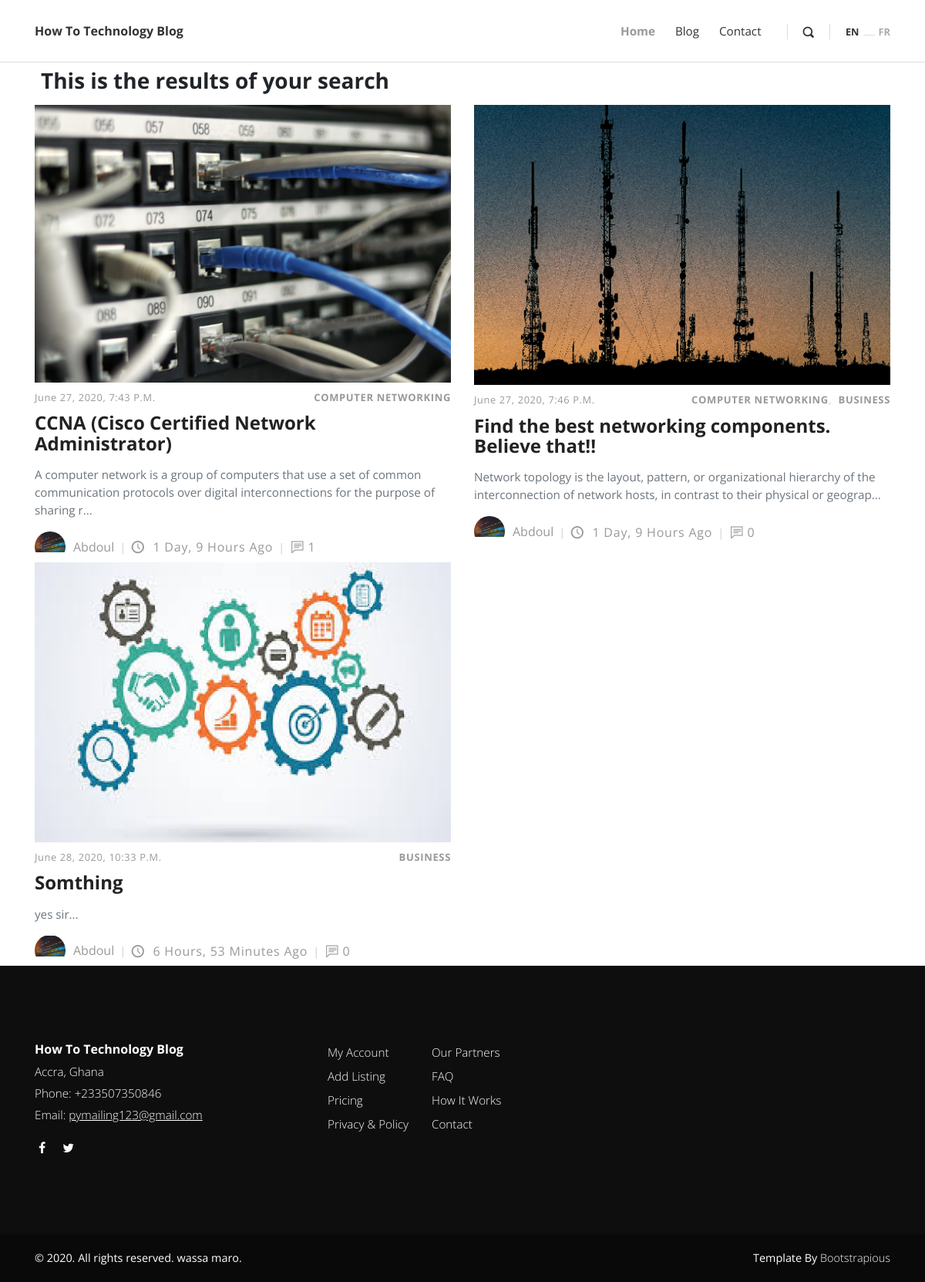
Page /home/search-results/ on the committed database.
### me_blog/models.py (models this page shows, shortened)
class BlogPost(models.Model):
    user = models.ForeignKey(Author, on_delete=models.CASCADE)
    title = models.CharField(max_length=200)
    postdate = models.DateTimeField(auto_now_add=True)
    overview = models.TextField()
    content = RichTextField()
    category = models.ManyToManyField(Category)
    tag = models.ManyToManyField(Tags)
    image = models.ImageField(upload_to='images/')
    featured = models.BooleanField()
    slug = models.CharField(max_length=100)
    previous_post = models.ForeignKey('self', related_name='previous', on_delete=models.SET_NULL, blank=True, null=True)
    next_post = models.ForeignKey('self', related_name='next', on_delete=models.SET_NULL, blank=True, null=True)
    def get_absolute_url(self):
        return reverse('post', kwargs={
            'slug': self.slug
        })
    def overview_short(self):
        return self.overview[:150]
    @property
    def comment_count(self):
        return Comment.objects.filter(post=self).count()

class Category(models.Model):
    title = models.CharField(max_length=50)
    def __str__(self):
        return self.title

class Author(models.Model):
    user = models.OneToOneField(User, on_delete=models.CASCADE)
    profile_picture = models.ImageField()
    def __str__(self):
        return self.user.username

### me_blog/views.py (the view)
# urls.py: path('search-results/', search, name='search'),
def search(request):
    queryset = BlogPost.objects.all()
    query = request.GET.get('q')
    if query:
        queryset = queryset.filter(
            Q(title__icontains=query) |
            Q(overview__icontains=query)
        ).distinct()
    '''
    if request.method == 'POST':
        email=request.POST["email"]
        new_signup = Signup()
        new_signup.email = email
        new_signup.save()
        return redirect('blogPage')
    '''
    context = {
        'queryset':queryset
    }
    return render(request, 'search_result.html', context)

### me_blog/templates/search_result.html
{% extends 'baseBlog.html' %}
{% load static %}
{% block content %}
<div class="container">
    <div class="row" style="margin: 8px;">
        <h3>This is the results of your search</h3>
    </div>
    <div class="row">
        {% for post in queryset %}
        <div class="post col-xl-6">
            <div class="post-thumbnail"><a href="{{ post.get_absolute_url }}"><img src="{{ post.image.url }}" alt="..." class="img-fluid"></a></div>
            <div class="post-details">
            <div class="post-meta d-flex justify-content-between">
                <div class="date meta-last">{{ post.postdate }}</div>
                <div class="category">
                {% for cat in post.category.all %}
                <a href="#">{{cat}}</a>
                {% endfor %}
                </div>
            </div><a href="{{ post.get_absolute_url }}">
                <h3 class="h4">{{ post.title }}</h3></a>
            <p class="text-muted">{{ post.overview_short }}...</p>
            <footer class="post-footer d-flex align-items-center"><a href="#" class="author d-flex align-items-center flex-wrap">
                <div class="avatar"><img src="{{ post.user.profile_picture.url }}" alt="..." class="img-fluid"></div>
                <div class="title"><span>{{post.user}}</span></div></a>
                <div class="date"><i class="icon-clock"></i> {{ post.postdate|timesince }} ago</div>
                <div class="comments meta-last"><i class="icon-comment"></i>{{post.comment_count}}</div>
            </footer>
            </div>
        </div>
        {% endfor %}
    </div>
</div>
{% endblock %}

### me_blog/static/css/style.default.css (style rules this page uses)
body { overflow-x: hidden; }
a, i, span { display: inline-block; text-decoration: none; -webkit-transition: all 0.3s; transition: all 0.3s; }
.category a { color: #999; letter-spacing: 0.08em; font-weight: 700; text-transform: uppercase; text-decoration: none; font-size: 13px; }
.category a::after { content: ','; color: #ddd; display: inline-block; margin-right: 5px; }
.category a:last-of-type::after { display: none; }
i[class*="icon-"] { -webkit-transform: translateY(3px); transform: translateY(3px); }
h1, h2, h3, h4, h5, h6 { margin-bottom: 15px; }
.post-meta { margin: 10px 0; font-size: 0.8em; }
.post-meta .date { text-transform: uppercase; font-weight: 400; }
.post-meta .date::after { display: none; }
.post p:not(.lead) { font-weight: 400; color: #777; font-size: 0.95em; }
.post a { text-decoration: none; }
.post h3 { line-height: 1.1em; color: #222; -webkit-transition: all 0.3s; transition: all 0.3s; margin-bottom: 1rem; }
.post .category a { color: #999; letter-spacing: 0.05em; font-weight: 700; text-transform: uppercase; text-decoration: none; }
.post .date { letter-spacing: 0.05em; font-weight: 400; text-transform: uppercase; color: #aaa; }
.post .avatar { max-width: 40px; min-width: 40px; height: 40px; overflow: hidden; border-radius: 50%; margin-right: 10px; }
.post .title, .post .date, .post .comments, .post .views { font-weight: 400; color: #999; text-transform: capitalize; }
.post .title i, .post .date i, .post .comments i, .post .views i { margin-right: 5px; font-size: 1.1em; }
.post .title::after, .post .date::after, .post .comments::after, .post .views::after { content: '|'; display: inline-block; margin: 0 7px; font-size: 0.9em; color: #ccc; }
.post .meta-last::after { display: none; }
body { font-family: "Open Sans", sans-serif; font-size: 1rem; font-weight: normal; line-height: 1.5; color: #212529; background-color: #fff; }
a { color: #999; text-decoration: none; }
h1, h2, h3, h4, h5, h6, .h1, .h2, .h3, .h4, .h5, .h6 { margin-bottom: 0.5rem; font-family: inherit; font-weight: 700; line-height: 1.1; color: inherit; }
h3, .h3 { font-size: 1.75rem; }
h4, .h4 { font-size: 1.5rem; }

### rows in the picture
BlogPost: image (picture), postdate "June 27, 2020, 7:43 P.m.", title "CCNA (Cisco Certified Network Administrator)", overview_short "A computer network is a group of computers that use a set of common communication protocols over digital interconnections for the purpose of sharing r", user.profile_picture (picture), user "Abdoul", postdate "1 Day, 9 Hours", comment_count "1"
Category: title "COMPUTER NETWORKING"
BlogPost: image (picture), postdate "June 27, 2020, 7:46 P.m.", title "Find the best networking components. Believe that!!", overview_short "Network topology is the layout, pattern, or organizational hierarchy of the interconnection of network hosts, in contrast to their physical or geograp", user.profile_picture (picture), user "Abdoul", postdate "1 Day, 9 Hours", comment_count "0"
Category: title "BUSINESS"
BlogPost: image (picture), postdate "June 28, 2020, 10:33 P.m.", title "Somthing", overview_short "yes sir", user.profile_picture (picture), user "Abdoul", postdate "6 Hours, 53 Minutes", comment_count "0"
